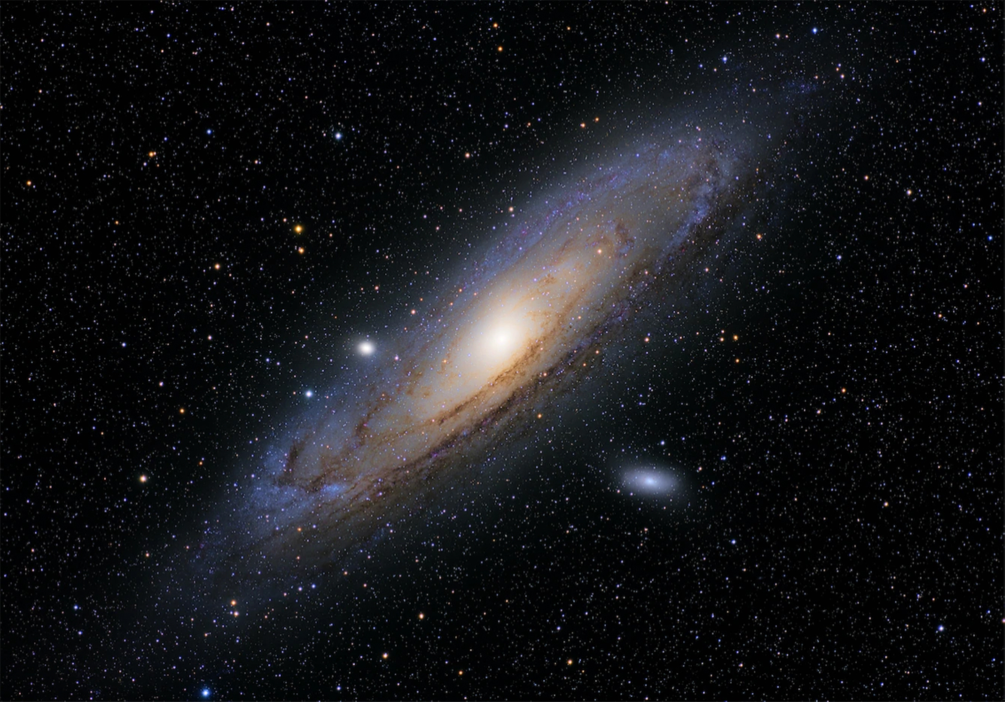
#> input picture Galaxy.jpg, 6025 x 4210 px (shown at 1/6 size)
$ python crop_new.py
#> lines starting #> are read from the running program, lines starting #| are printed output that depends on the picture
from PIL import Image

img=Image.open('./Galaxy.jpg')
#> img is the input picture: PIL image 6025x4210 RGB; mean R, G, B 21.6, 22.3, 25.1
box=(1000,1000,4000,4000)
crop_image=img.crop(box)
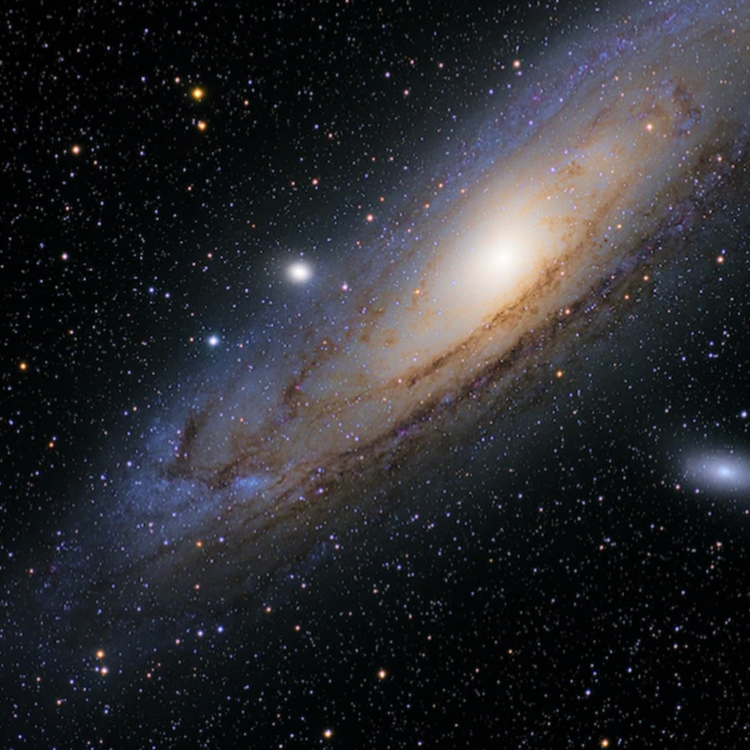
#> crop_image: PIL image 3000x3000 RGB (shown at 1/4 size); mean R, G, B 42.8, 42.9, 46.9
crop_image.save("crop_image.png","png")
resize_image=img.resize((3000,2000))
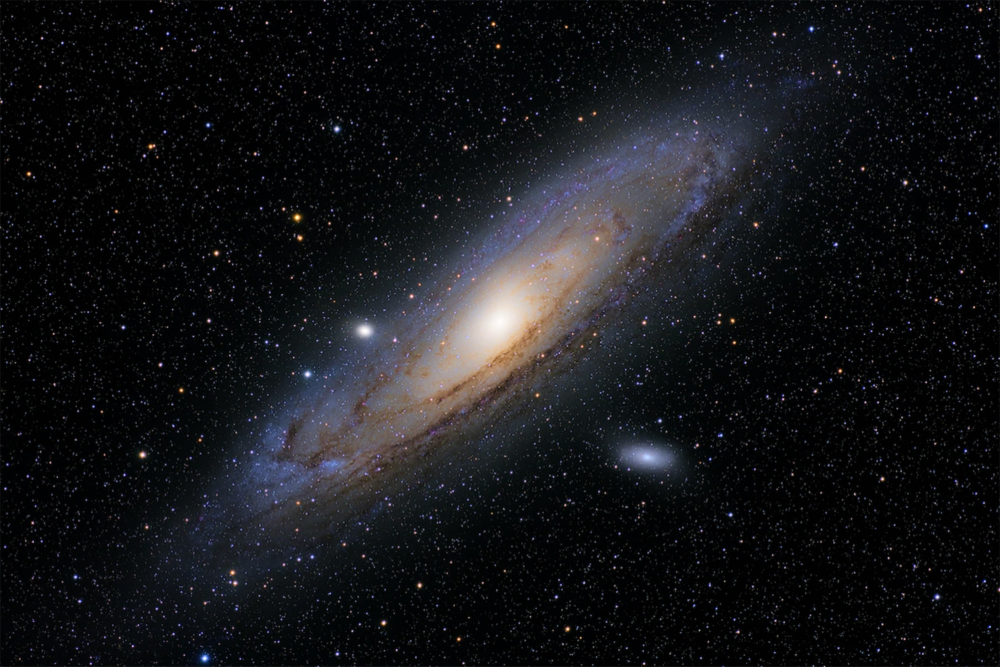
#> resize_image: PIL image 3000x2000 RGB (shown at 1/3 size); mean R, G, B 21.6, 22.3, 25.1
resize_image.save('resixe_image.png','png')
